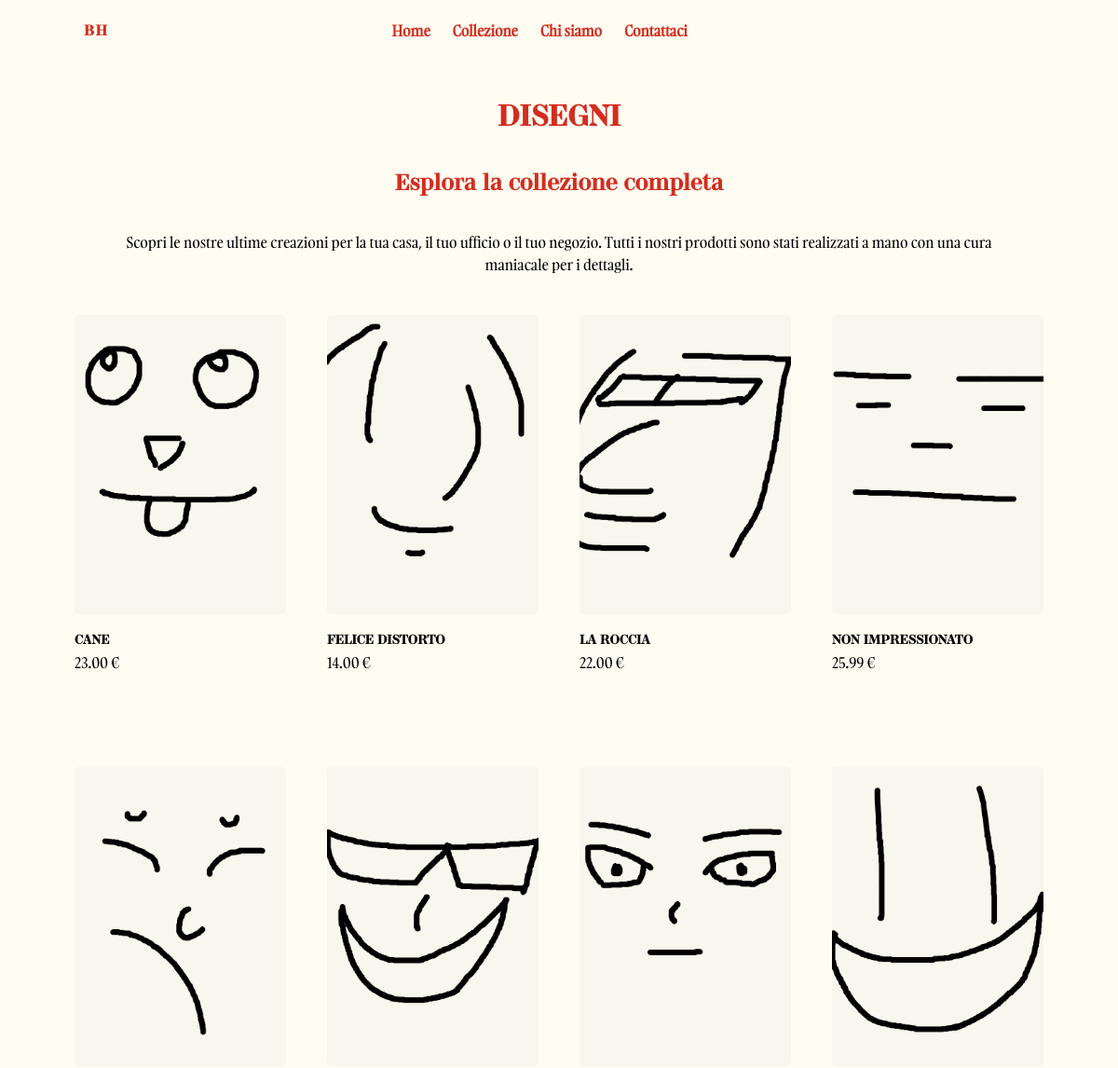
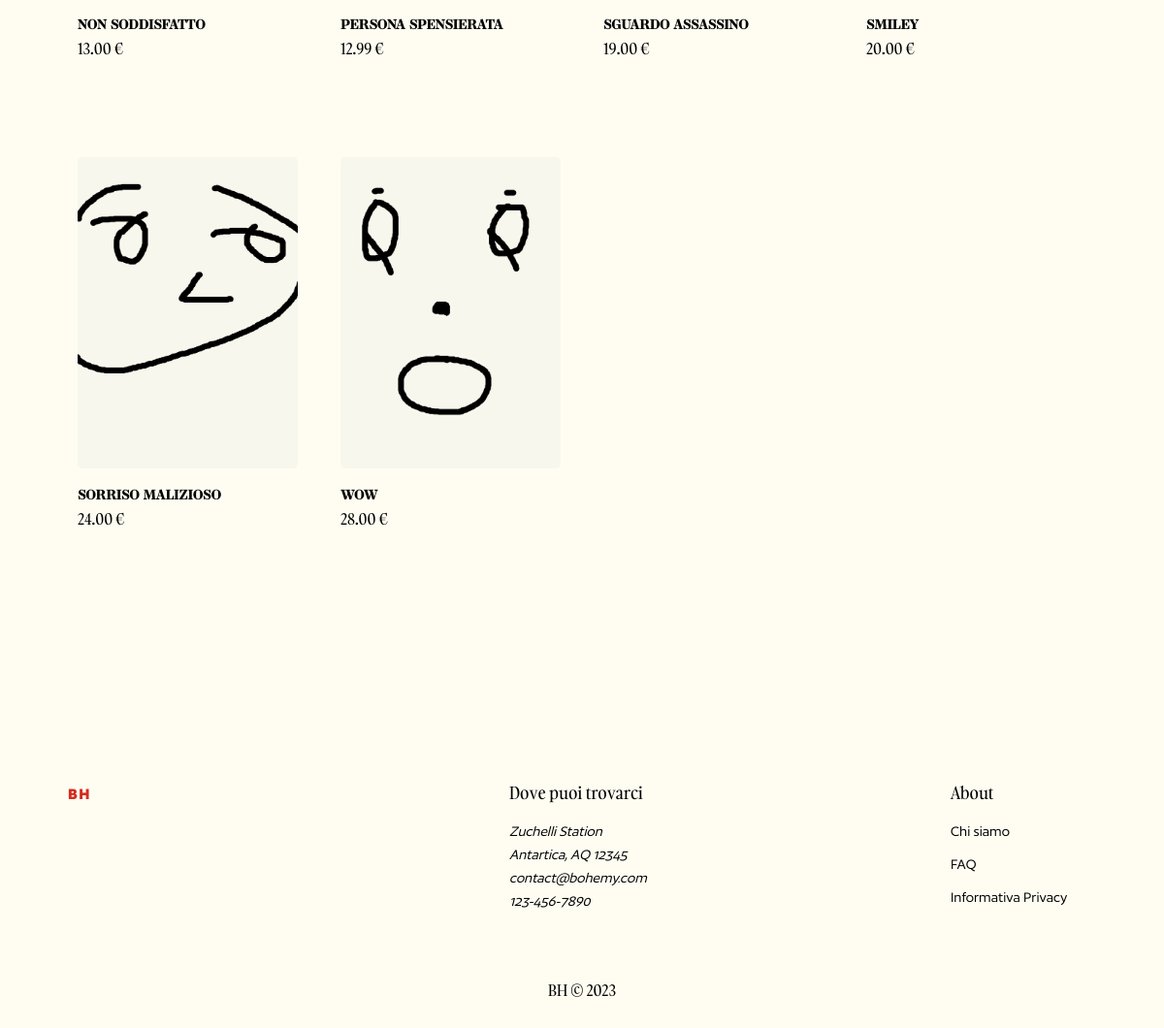
Screenshot of /collection.php with the database file from the repository (2 pictures, top to bottom).
### tables this page shows
CREATE TABLE `disegni` (
  `nome` varchar(40) NOT NULL,
  `disegno` varchar(40),
  `descrizione` text,
  `autore` varchar(40),
  `prezzo` decimal(10,2),
  `quantita` int,
  PRIMARY KEY(nome)
);

### php/db.php (called while the page is built, shortened)
<?php
    class db {
        private static $host;
        private static $username;
        private static $password;
        private static $dbname;
        private static function connect($host = "mysql-db", $username = "user", $password = "test", $dbname = "test_database") {
            try {
                self::$host = $host;
                self::$username = $username;
                self::$password = $password;
                self::$dbname = $dbname;
                $mysqli = new mysqli(self::$host, self::$username, self::$password, self::$dbname);
                return $mysqli;
            } catch (Exception $e) {
                server_error();
            }
        }
        public static function run_query($query, ...$params) {
            $mysqli = self::connect();
            $stmt = $mysqli->prepare($query);
            $stmt->execute();
            $result = $stmt->get_result();
            $result = $result->fetch_all(MYSQLI_ASSOC);
            return $result;
        }
    }
?>

### php/drawing.php (called while the page is built, shortened)
<?php
    require_once("db.php");
    function get_all_drawings() {
        return db::run_query("SELECT * FROM disegni");
    }
    function count_drawings() {
        return count(db::run_query("SELECT * FROM disegni"));
    }
?>

### collection.php (the view, shortened to what this page needs)
<?php
    require "php/drawing.php";
    $DOM = file_get_contents("html/collection.html");
    $card = file_get_contents("html/template/card.html");
    $row = get_all_drawings();
    for($i = 0;$i < count_drawings(); $i++) {
        $template = str_replace("",  "./images/immagini/" . $row[$i]["disegno"], $card);
        $template = str_replace("<input type=\"hidden\" name=\"nome\" value=\"\">","<input type=\"hidden\" name=\"nome\" value=\"" . $row[$i]["nome"] . "\">", $template);
        $template = str_replace("", $row[$i]["nome"], $template);
        $template = str_replace("", $row[$i]["prezzo"] . " €", $template);
        $template = $template . "\n";
        $DOM = str_replace("", $template, $DOM);
    }
    echo ($DOM);
?>

### styles/styles.css (style rules this page uses)
* { padding: 0; margin: 0; min-width: none; box-sizing: border-box; list-style: none; scroll-behavior: smooth; scroll-padding-top: 2%; text-decoration: none; -webkit-font-smoothing: antialiased; text-rendering: optimizeLegibility; }
html { overflow-y: scroll; font-size: 100%; margin: auto; line-height: 1.5em; }
body { --orchid-white: #FFFDF2; --thunderbird: #D32D1F; --black: black; --old-lace: #FDF5DF; --display: "Stardom-Regular"; --serif: "Gambarino-Regular"; --sans: "Author-Variable"; --sans-italic: "Author-VariableItalic"; }
body { font-family: var(--serif); background-color: var(--orchid-white); color: var(--black); margin: 0; }
img { width: 100%; }
section { padding: 7rem 0 2rem 0; scroll-snap-align: center; }
.container { max-width: 1060px; margin: auto; width: 100%; scroll-snap-type: y mandatory; }
.header-description { display: flex; flex-direction: column; align-items: center; justify-content: center; gap: 1rem; margin: 1rem 3rem 2rem 3rem; text-align: center; }
header { position: fixed; left: 0; width: 100%; z-index: 100; }
.nav { display: flex; justify-content: space-between; align-items: center; padding: 17px 20px; top: 0; left: 0; right: 0; z-index: 100; background-color: var(--orchid-white); }
.logo { font-family: var(--display); color: var(--thunderbird); font-weight: bold; letter-spacing: 0.1rem; }
.navbar { display: flex; align-items: center; column-gap: 1.5rem; }
.nav-link { color: var(--thunderbird); transition: 1s all cubic-bezier(0.075, 0.82, 0.165, 1); font-weight: 600; font-family: var(--serif); }
.nav-icons { display: flex; flex-direction: row; justify-content: center; align-items: center; column-gap: 1rem; font-size: 20px; }
.nav-icons div, .nav-icons a { cursor: pointer; justify-content: center; vertical-align: middle; align-items: center; color: var(--thunderbird); }
.basket { position:relative; display:flex; justify-content: center; align-items: center; width:32px; height:32px; margin:0 10px; cursor:pointer; }
.footer { display: grid; grid-template-columns: repeat(auto-fit, minmax(150px, auto)); justify-content: space-between; gap: 1rem; margin-top: 3rem !important; }
.footer-box:not(h2) { font-weight: normal; font-family: var(--sans); }
.footer .logo { color: var(--thunderbird); }
.footer-box { display: flex; flex-direction: column; }
.footer-box h2 { font-size: 1.1em; font-weight: 400; margin-bottom: 1rem; font-family: var(--serif); }
.footer-box a { font-family: var(--sans); color: var(--black); margin-bottom: 10px; transition: .4s all cubic-bezier(0.075, 0.82, 0.165, 1); }
.copyright { padding: 30px; color: var(--black); text-align: center; }
.small-collection-grid { display: grid; grid-template-columns: repeat(auto-fit, minmax(200px, auto)); justify-content: space-between; gap: 1.5rem; border-radius: 1.5rem; width: 100%; }
.small-collection-card { display: flex; flex-direction: column; margin-bottom: 1.5rem; justify-content: space-between; transition: .5s all cubic-bezier(0.075, 0.82, 0.165, 1); color: var(--black); padding: 10px; border-radius: 15px; }
.small-collection-card img { width: 100%; margin-bottom: 1rem; border-radius: 5px; object-fit: cover; }
.small-collection-card h3 { font-size: .88em; font-weight: 500; text-align: start; width: 100%; font-family: var(--display); text-transform: uppercase; font-weight: bold; }
.small-collection-text { display: flex; align-items: start; flex-direction: column; justify-content: space-between; width: 100%; margin: 0; }
.small-collection-text span { font-weight: 500; }
.small-collection-text h3 { width: -moz-fit-content; width: fit-content; }
.heading { font-family: var(--display); font-weight: bold; text-align: center; color: var(--thunderbird); margin-bottom: 2.5rem; }
h1.heading { font-size: 2em; text-transform: uppercase; }
h2.heading { font-size: 1.5em; margin-top: 3rem; }
.hidden { opacity: 0; transition: all 1s; }
.show { opacity: 1; transition: all 1s; }

### rows the page displays
disegni: nome+disegno (picture), nome+disegno "CANE 23.00 €"
disegni: nome+disegno (picture), nome+disegno "FELICE DISTORTO 14.00 €"
disegni: nome+disegno (picture), nome+disegno "LA ROCCIA 22.00 €"
disegni: nome+disegno (picture), nome+disegno "NON IMPRESSIONATO 25.99 €"
disegni: nome+disegno (picture), nome+disegno "NON SODDISFATTO 13.00 €"
disegni: nome+disegno (picture), nome+disegno "PERSONA SPENSIERATA 12.99 €"
disegni: nome+disegno (picture), nome+disegno "SGUARDO ASSASSINO 19.00 €"
disegni: nome+disegno (picture), nome+disegno "SMILEY 20.00 €"
disegni: nome+disegno (picture), nome+disegno "SORRISO MALIZIOSO 24.00 €"
disegni: nome+disegno (picture), nome+disegno "WOW 28.00 €"

### other values shown
$DOM "BH Home Collezione Chi siamo Contattaci"
$DOM "BH Dove puoi trovarci Zuchelli Station Antartica, AQ 12345 contact@bohemy.com 123-456-7890 About Chi siamo FAQ Informativa Privacy BH © 2023"
